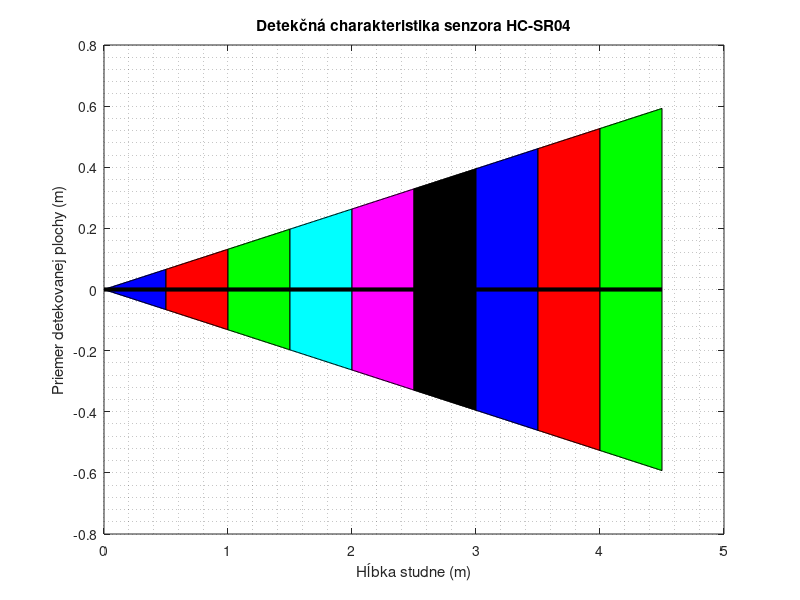

Write MATLAB code to recreate this figure.
close all;
clear all;
half_angle = 7.5; %%15° detection angle / 2
Radians = deg2rad( half_angle );
Radians2 = -1*(Radians);
hlbka1 = 0:0.01:0.5;
hlbka2 = 0.5:0.01:1;
hlbka3 = 1:0.01:1.5;
hlbka4 = 1.5:0.01:2;
hlbka5 = 2:0.01:2.5;
hlbka6 = 2.5:0.01:3;
hlbka7 = 3:0.01:3.5;
hlbka8 = 3.5:0.01:4;
hlbka9 = 4:0.01:4.5;
priemer1 = hlbka1*tan(Radians)
priemer2 = hlbka1*tan(Radians2)
priemer3 = hlbka2*tan(Radians)
priemer4 = hlbka2*tan(Radians2)
priemer5 = hlbka3*tan(Radians)
priemer6 = hlbka3*tan(Radians2)

priemer7 = hlbka4*tan(Radians)
priemer8 = hlbka4*tan(Radians2)

priemer9 = hlbka5*tan(Radians)
priemer10 = hlbka5*tan(Radians2)

priemer11 = hlbka6*tan(Radians)
priemer12 = hlbka6*tan(Radians2)

priemer13 = hlbka7*tan(Radians)
priemer14 = hlbka7*tan(Radians2)

priemer15 = hlbka8*tan(Radians)
priemer16 = hlbka8*tan(Radians2)

priemer17 = hlbka9*tan(Radians)
priemer18 = hlbka9*tan(Radians2)
plot (hlbka1, priemer1, '-b')
hold on 
plot (hlbka1, priemer2, '-b')
hold on 
plot (hlbka2, priemer3, '-r')
hold on 
plot (hlbka2, priemer4, '-r')
hold on 
plot (hlbka3, priemer5, '-g')
hold on 
plot (hlbka3, priemer6, '-g')
hold on 
plot (hlbka4, priemer7, '-c')
hold on 
plot (hlbka4, priemer8, '-c')
hold on 
plot (hlbka5, priemer9, '-m')
hold on 
plot (hlbka5, priemer10, '-m')
hold on 
plot (hlbka6, priemer11, '-k')
hold on 
plot (hlbka6, priemer12, '-k')
hold on 
plot (hlbka7, priemer13, '-b')
hold on 
plot (hlbka7, priemer14, '-b')
hold on 
plot (hlbka8, priemer15, '-r')
hold on 
plot (hlbka8, priemer16, '-r')
hold on 
plot (hlbka9, priemer17, '-g')
hold on 
plot (hlbka9, priemer18, '-g')
patch([hlbka1 fliplr(hlbka1)], [priemer1 fliplr(priemer2)], 'b')
patch([hlbka2 fliplr(hlbka2)], [priemer3 fliplr(priemer4)], 'r')
patch([hlbka3 fliplr(hlbka3)], [priemer5 fliplr(priemer6)], 'g')
patch([hlbka4 fliplr(hlbka4)], [priemer7 fliplr(priemer8)], 'c')
patch([hlbka5 fliplr(hlbka5)], [priemer9 fliplr(priemer10)], 'm')
patch([hlbka6 fliplr(hlbka6)], [priemer11 fliplr(priemer12)], 'k')
patch([hlbka7 fliplr(hlbka7)], [priemer13 fliplr(priemer14)], 'b')
patch([hlbka8 fliplr(hlbka8)], [priemer15 fliplr(priemer16)], 'r')
patch([hlbka9 fliplr(hlbka9)], [priemer17 fliplr(priemer18)], 'g')
hold on
plot ([0,4.5], [0,0], '-k', 'LineWidth',3)
title('Detekčná charakteristika senzora HC-SR04')
grid minor
xlabel('Hĺbka studne (m)') 
ylabel('Priemer detekovanej plochy (m)') 
